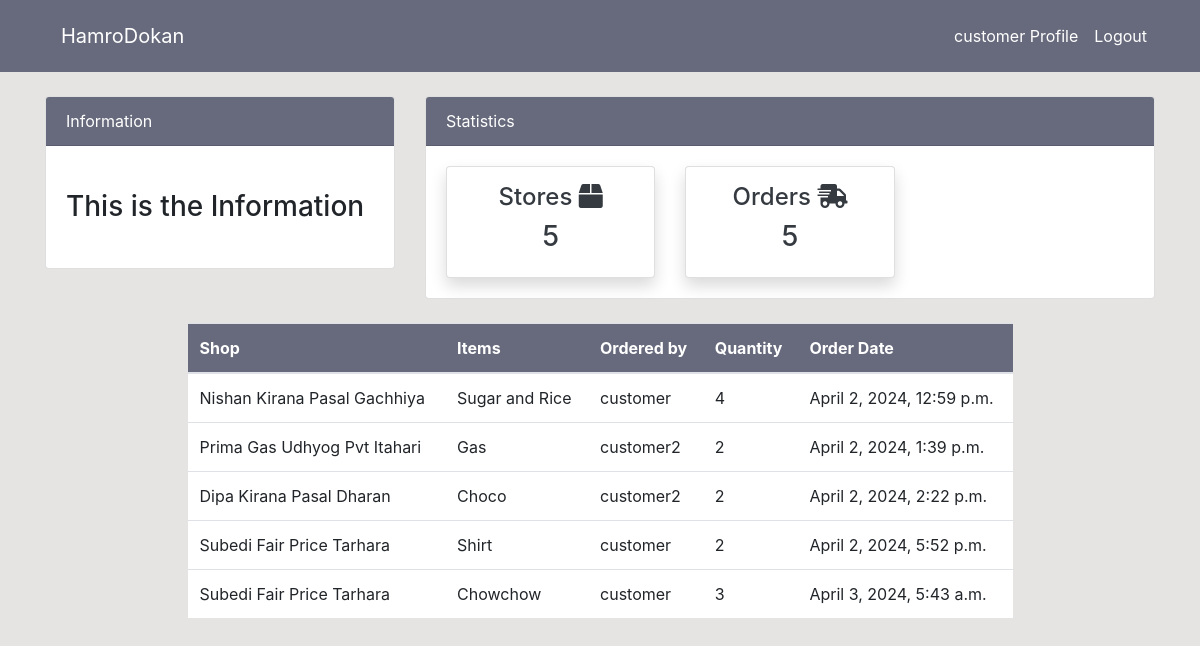
/vendor/order/ (signed in), run on the app's committed database.
### HamroDokan/models.py (models this page shows, shortened)
class ordermodel(models.Model):
    productmodel= models.ForeignKey(productmodel,on_delete=models.CASCADE,null=True)
    nameofquantity= models.CharField(max_length=100,null=True)
    staffmodel = models.ForeignKey(User,models.CASCADE,null=True)
    orderquantity = models.PositiveIntegerField(null=True)
    dates = models.DateTimeField(auto_now_add=True)
    class Meta:
        verbose_name_plural = 'Orders'

class productmodel(models.Model):
    name= models.CharField(max_length=100)
    location= models.CharField(max_length=100)
    whatsapp_number = models.CharField(max_length=20,default='')  # Store WhatsApp number as string
    description=models.CharField(max_length=1000)
    imageshop = models.ImageField(default='',upload_to='vendor_images')
    def __str__(self):
        return f'{self.name} {self.location}'
    class Meta:
        verbose_name_plural = 'Shop List'

### HamroDokan/views.py (the view)
# urls.py: path('vendor/order/', views.orderpage,name='vendororder'),
@login_required(login_url='login')
def orderpage(request):
    orders = ordermodel.objects.all()
    ordercount = ordermodel.objects.all().count()
    storecount = productmodel.objects.all().count()
    countwk = User.objects.all().count()
    context={
        'orders': orders,
        'countwk': countwk,
        'ordercount':ordercount,
        'storecount' : storecount
    }
    return render(request,'VendorSection/order.html',context)

### HamroDokan/templates/VendorSection/order.html (shortened to what this page needs)
{% extends 'Partials/base.html'%}
{% block content %}
  <div class="container">
    <div class="row mt-4">
        <div class="col-md-4">
            <div class="card">
                <div class="card-header bg-custom text-white">
                    Information
                </div>
                <div class="card-body">
                    <marquee behavior="" direction="">
                        <h3 class="my-4">This is the Information</h3>
                    </marquee>
                </div>
            </div>
        </div>
        <div class="col-md-8">
            <div class="card">
                <div class="card-header bg-custom text-white">
                    Statistics
                </div>
                <div class="card-body">
                    <div class="row">
                        <div class="col-md-4">
                            <a class="text-decoration-none text-dark" href="{%url 'originalvendor'%}">
                                <div class="card my-card shadow text-center p-3">
                                    <h4>Stores <i class="fas fa-box"></i></h4>
                                    <h3>{{ storecount }}</h3>
                                </div>
                            </a>
                        </div>
                        <div class="col-md-4">
                            <a class="text-decoration-none text-dark" href="{%url 'vendororder'%}">
                                <div class="card my-card shadow text-center p-3">
                                    <h4>Orders <i class="fas fa-shipping-fast"></i></h4>
                                    <h3>{{ ordercount }}</h3>
                                </div>
                            </a>
                        </div>
                    </div>
                </div>
            </div>
        </div>
    </div>
</div>
   <div class="container">
    <div class="row my-4">
        <div class="col-md-9 mx-auto" >
            <table class="table bg-white">
                <thead class="bg-custom">
                    <tr class="text-white">
                        <th scope="col">Shop</th>
                        <th scope="col">Items</th>
                        <th scope="col">Ordered by</th>
                        <th scope="col">Quantity</th>
                        <th scope="col">Order Date</th>
                    </tr>
                </thead>
                <tbody>
                    {% for orders in orders %}
                    <tr>
                        <td>{{ orders.productmodel }}</td>
                        <td>{{ orders.nameofquantity}}</td>
                        <td>{{ orders.staffmodel }}</td>
                        <td>{{ orders.orderquantity}}</td>
                        <td>{{ orders.dates }}</td>
                    </tr>
                    {% endfor %}
                </tbody>
            </table>
        </div>
    </div>
</div>
{% endblock %}

### HamroDokan/templates/Partials/base.html (shortened to what this page needs)
{% load static %}
<!doctype html>
<html lang="en">
<head>
    <link rel="stylesheet" href="https://cdn.jsdelivr.net/npm/bootstrap@4.6.0/dist/css/bootstrap.min.css"
>
    <link rel="stylesheet" href="https://use.fontawesome.com/releases/v5.15.2/css/all.css"
>
    <link rel="stylesheet" href="{% static "vendorstyle.css" %}">
</head>
<body>
    {% include 'Partials/vendornav.html'%}
    {% block content %}
    {% endblock %}
</body>
</html>

### HamroDokan/templates/Partials/vendornav.html (shortened to what this page needs)
    <nav class="navbar navbar-expand-lg navbar-dark bg-custom">
        <div class="container">
            <nav class="navbar">
                <a class="navbar-brand text-white" href="#" onclick="refreshPage()">HamroDokan</a>
            </nav>
            <div class="collapse navbar-collapse" id="navbarSupportedContent">
                <ul class="navbar-nav ml-auto">
                    <li class="nav-item active">
                        <a class="nav-link text-white" href="{%url 'userprofile'%}">{{user.username}} Profile </a>
                    </li>
                    <li class="nav-item">
                        <a class="nav-link text-white" href="{%url 'logout'%}">Logout</a>
                    </li>
                </ul>
            </div>
        </div>
    </nav>

### HamroDokan/templates/Partials/vendornav.html (style rules this page uses)
.bg-custom { background-color: #676a7c; }

### data on the page
ordermodel: productmodel "Nishan Kirana Pasal Gachhiya", nameofquantity "Sugar and Rice", staffmodel "customer", orderquantity "4", dates "April 2, 2024, 12:59 p.m."
ordermodel: productmodel "Prima Gas Udhyog Pvt Itahari", nameofquantity "Gas", staffmodel "customer2", orderquantity "2", dates "April 2, 2024, 1:39 p.m."
ordermodel: productmodel "Dipa Kirana Pasal Dharan", nameofquantity "Choco", staffmodel "customer2", orderquantity "2", dates "April 2, 2024, 2:22 p.m."
ordermodel: productmodel "Subedi Fair Price Tarhara", nameofquantity "Shirt", staffmodel "customer", orderquantity "2", dates "April 2, 2024, 5:52 p.m."
ordermodel: productmodel "Subedi Fair Price Tarhara", nameofquantity "Chowchow", staffmodel "customer", orderquantity "3", dates "April 3, 2024, 5:43 a.m."

### other printed values
{{ user.username }} "customer"
{{ storecount }} "5"
{{ ordercount }} "5"
